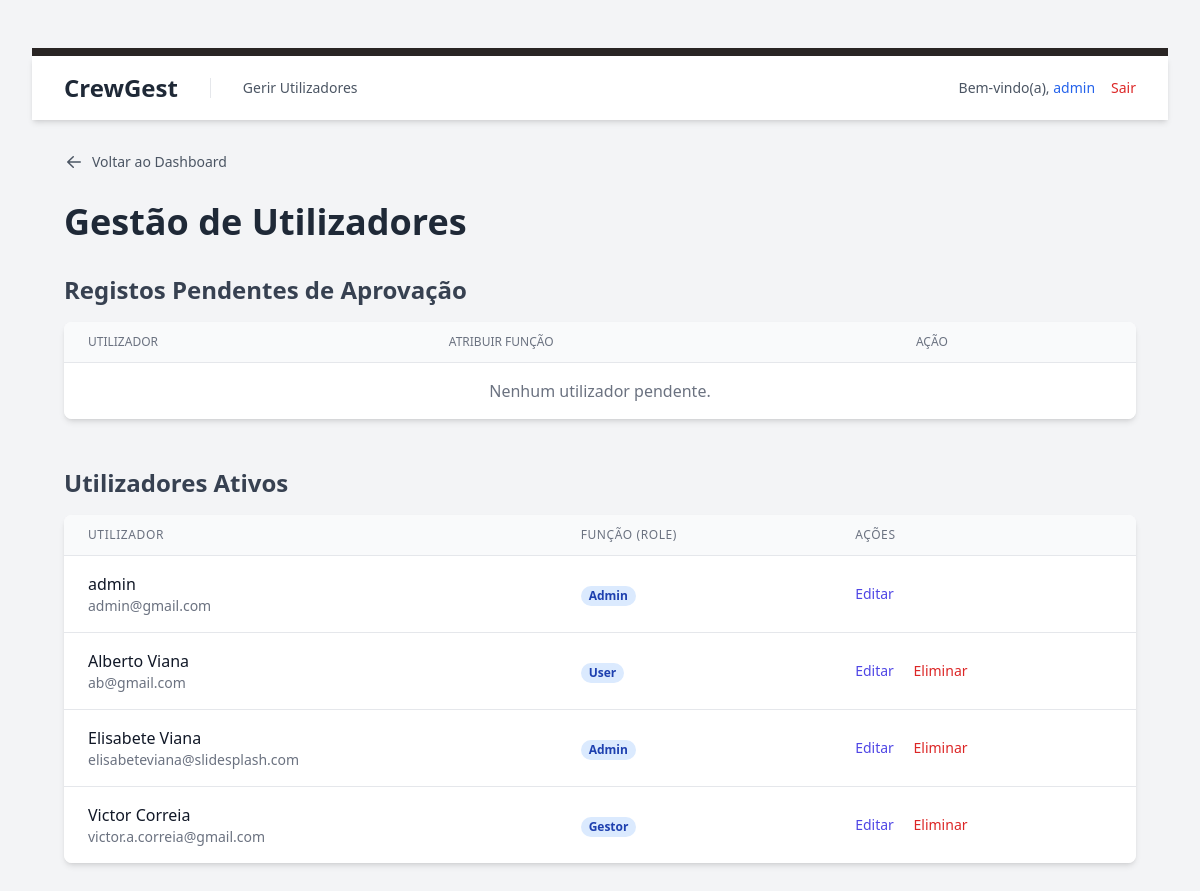
Before: /public/gerir_utilizadores.php (signed in) with the older database file.
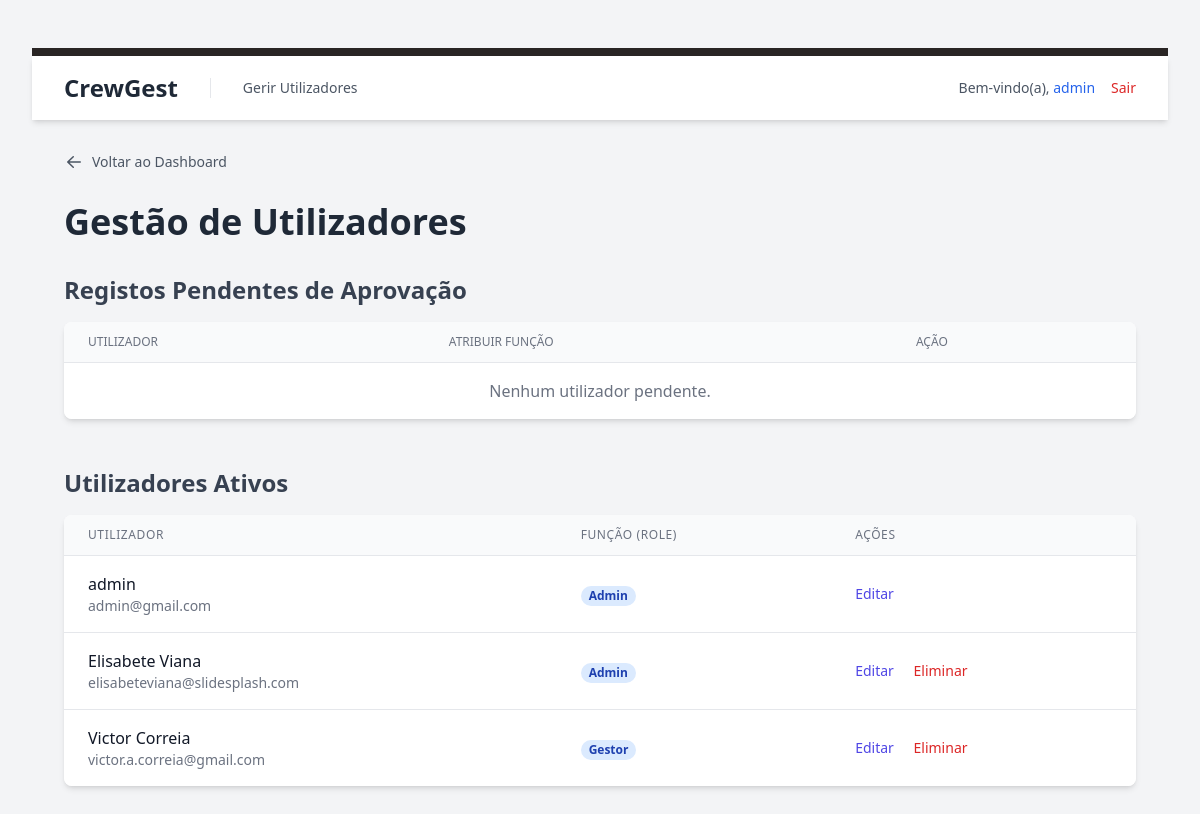
After: the same page with the newer database file.
### tables this page shows
CREATE TABLE `utilizadores` (
  `id` int(11) UNSIGNED NOT NULL,
  `nome` varchar(255) NOT NULL,
  `email` varchar(255) NOT NULL,
  `password_hash` varchar(255) NOT NULL,
  `google_authenticator_secret` varchar(255) DEFAULT NULL,
  `role_id` int(10) UNSIGNED DEFAULT NULL,
  `is_active` tinyint(1) NOT NULL DEFAULT 0,
  `created_at` timestamp NOT NULL DEFAULT current_timestamp(),
  `updated_at` timestamp NOT NULL DEFAULT current_timestamp() ON UPDATE current_timestamp()
);

CREATE TABLE `roles` (
  `id` int(10) UNSIGNED NOT NULL,
  `nome_role` varchar(50) NOT NULL
);

### src/auth_guard.php (called while the page is built, shortened)
<?php
$utilizador_logado = [
    'id' => $_SESSION['user_id'],
    'email' => $_SESSION['user_email'],
    'role_id' => $_SESSION['user_role_id'],
    'nome' => $_SESSION['user_name'] ?? null
];
?>

### public/gerir_utilizadores.php (the view, shortened to what this page needs)
<?php
require_once '../src/auth_guard.php';
require_once '../config/db.php';
try {
    $stmt_pendentes = $pdo->query("
        SELECT u.id, u.email, u.nome
        FROM utilizadores u
        WHERE u.is_active = 0
        ORDER BY u.created_at ASC
    ");
    $utilizadores_pendentes = $stmt_pendentes->fetchAll(PDO::FETCH_ASSOC);
    $stmt_ativos = $pdo->query("
        SELECT
            u.id,
            u.email,
            u.nome AS nome_utilizador,
            r.nome_role
        FROM utilizadores u
        LEFT JOIN roles r ON u.role_id = r.id
        WHERE u.is_active = 1
        ORDER BY u.nome ASC
    ");
    $utilizadores_ativos = $stmt_ativos->fetchAll(PDO::FETCH_ASSOC);
} catch (PDOException $e) {
    $error_message = "Erro ao carregar os dados dos utilizadores: " . $e->getMessage();
}
?>
<!DOCTYPE html>
<html lang="pt-PT" class="bg-gray-100">
<head>
    <link href="/economato/public/css/style.css" rel="stylesheet">
</head>
<body class="p-8">
    <?php include_once '../src/templates/header.php'; ?>
    <main class="p-8">
    <div class="max-w-7xl mx-auto">
        <div class="mb-6">
            <a href="index.php" class="inline-flex items-center gap-2 text-sm font-medium text-gray-600 hover:text-gray-900 transition-colors">
                <svg xmlns="http://www.w3.org/2000/svg" viewBox="0 0 20 20" fill="currentColor" class="w-5 h-5">
                    <path fill-rule="evenodd" d="M17 10a.75.75 0 01-.75.75H5.612l4.158 3.96a.75.75 0 11-1.04 1.08l-5.5-5.25a.75.75 0 010-1.08l5.5-5.25a.75.75 0 111.04 1.08L5.612 9.25H16.25A.75.75 0 0117 10z" clip-rule="evenodd" />
                </svg>
                Voltar ao Dashboard
            </a>
        </div>
        <h1 class="text-4xl font-bold text-gray-800 mb-8">Gestão de Utilizadores</h1>
        <div class="mb-12">
            <h2 class="text-2xl font-semibold text-gray-700 mb-4">Registos Pendentes de Aprovação</h2>
            <div class="bg-white shadow-md rounded-lg overflow-hidden">
                <table class="min-w-full divide-y divide-gray-200">
                    <thead class="bg-gray-50">
                        <tr>
                            <th class="px-6 py-3 text-left text-xs font-medium text-gray-500 uppercase">Utilizador</th>
                            <th class="px-6 py-3 text-left text-xs font-medium text-gray-500 uppercase">Atribuir Função</th>
                            <th class="px-6 py-3 text-left text-xs font-medium text-gray-500 uppercase">Ação</th>
                        </tr>
                    </thead>
                    <tbody class="bg-white divide-y divide-gray-200">
                        <?php if (empty($utilizadores_pendentes)): ?>
                            <tr><td colspan="3" class="px-6 py-4 text-center text-gray-500">Nenhum utilizador pendente.</td></tr>
                        <?php endif; ?>
                    </tbody>
                </table>
            </div>
        </div>
        <div>
            <h2 class="text-2xl font-semibold text-gray-700 mb-4">Utilizadores Ativos</h2>
            <div class="bg-white shadow-md rounded-lg overflow-hidden">
                <table class="min-w-full divide-y divide-gray-200">
                    <thead class="bg-gray-50">
                        <tr>
                            <th scope="col" class="px-6 py-3 text-left text-xs font-medium text-gray-500 uppercase tracking-wider">Utilizador</th>
                            <th scope="col" class="px-6 py-3 text-left text-xs font-medium text-gray-500 uppercase tracking-wider">Função (Role)</th>
                            <th scope="col" class="px-6 py-3 text-left text-xs font-medium text-gray-500 uppercase tracking-wider">Ações</th>
                        </tr>
                    </thead>
                    <tbody class="bg-white divide-y divide-gray-200">
                        <?php if (empty($utilizadores_ativos)): ?>
                            <tr>
                                <td colspan="3" class="px-6 py-4 text-center text-gray-500">Nenhum utilizador ativo encontrado.</td>
                            </tr>
                        <?php else: ?>
                            <?php foreach ($utilizadores_ativos as $user): ?>
    <tr>
        <td class="px-6 py-4 whitespace-nowrap">
            <div class="font-medium text-gray-900"><?= htmlspecialchars($user['nome_utilizador'] ?? 'Sem Nome') ?></div>
            <div class="text-sm text-gray-500"><?= htmlspecialchars($user['email']) ?></div>
        </td>
        <td class="px-6 py-4 whitespace-nowrap">
            <span class="px-2 inline-flex text-xs leading-5 font-semibold rounded-full bg-blue-100 text-blue-800">
                <?= htmlspecialchars($user['nome_role'] ?? 'Sem Função') ?>
            </span>
        </td>
        <td class="px-6 py-4 whitespace-nowrap text-sm font-medium">
            <a href="editar_utilizador.php?id=<?= $user['id'] ?>" class="text-indigo-600 hover:text-indigo-900 mr-4">Editar</a>
            <?php if ((int)$user['id'] !== (int)$utilizador_logado['id']): ?>
                <form action="eliminar_utilizador.php" method="POST" class="inline" onsubmit="return confirm('Tem a certeza que deseja eliminar este utilizador?');">
                    <button type="submit" class="text-red-600 hover:text-red-900">Eliminar</button>
                </form>
            <?php endif; ?>
        </td>
    </tr>
<?php endforeach; ?>
                        <?php endif; ?>
                    </tbody>
                </table>
            </div>
        </div>
    </div>
</body>
</html>

### src/templates/header.php (shortened to what this page needs)
<div class="bg-stone-800 h-2  mt-4"></div>
<header class="bg-white shadow-md">
    <div class="max-w-7xl mx-auto px-4 sm:px-6 lg:px-8">
        <div class="flex justify-between items-center h-16">
            <div class="flex items-center gap-8">
                <a href="/economato/public/index.php" class="text-2xl font-bold text-gray-800 hover:text-blue-600">CrewGest</a>
                <?php
                $mostrar_link_admin = false;
                if (isset($_SESSION['user_role_id']) && (int)$_SESSION['user_role_id'] === 1) {
                    $mostrar_link_admin = true;
                }
                if ($mostrar_link_admin):
                ?>
                    <nav class="flex border-l border-gray-200 pl-8">
                        <a href="/economato/public/gerir_utilizadores.php" class="text-sm font-medium text-gray-600 hover:text-gray-900">Gerir Utilizadores</a>
                    </nav>
                <?php endif; ?>
            </div>
            <div class="flex items-center gap-4">
                <span class="text-gray-600 text-sm">
                    Bem-vindo(a),
                    <a href="/economato/public/perfil.php" class="font-medium text-blue-600 hover:underline">
                        <?= htmlspecialchars($_SESSION['user_name'] ?? 'Utilizador') ?>
                    </a>
                </span>
                <a href="/economato/public/logout.php" class="text-red-600 hover:text-red-900 font-medium text-sm transition-colors">
                    Sair
                </a>
            </div>
        </div>
    </div>
</header>

Changed rows visible on the page:
removed utilizadores: nome "Alberto Viana", email "ab@gmail.com", role.nome_role "User"
